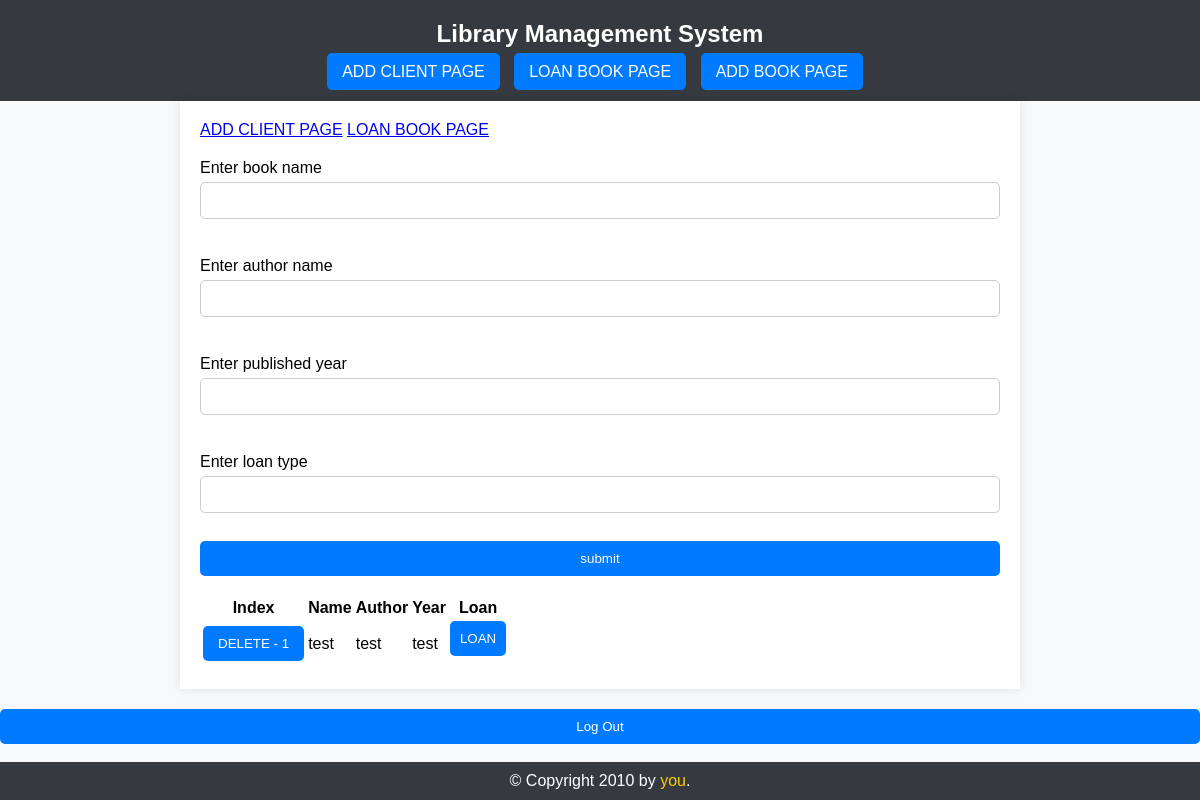
The page /addBook on the database its author committed.
### tables this page shows
CREATE TABLE books (Name TEXT, Author TEXT, Year INTEGER, Loan TEXT, Active INT);

### app.py (the view, shortened to what this page needs)
@api.route('/addBook', methods=['POST', 'GET'])
def add_book():
    res = cur.execute("SELECT ROWID, * FROM books WHERE Active = 1").fetchall()
    return render_template('index.html', data=res, show_links=True)

### Templates/index.html (shortened to what this page needs)
{% extends "layout.html" %}
{% block head %}
  {{ super() }}
{% endblock %}
{% block content %}
<a href="/addClient">ADD CLIENT PAGE</a>
<a href="/loanBook/1">LOAN BOOK PAGE</a>
  <form action="/addBook" method="post">
    <label for="bName">Enter book name</label>
    <input type="text" name="bName" id="bName"><br>
    <label for="bAuthor">Enter author name</label>
    <input type="text" name="bAuthor" id="bAuthor"><br>
    <label for="bYear">Enter published year</label>
    <input type="text" name="bYear" id="bYear"><br>
    <label for="bLoan">Enter loan type</label>
    <input type="text" name="bLoan" id="bLoan"><br>
    <input type="submit" value="submit">
  </form>
<table>
    <thead>
        <tr>
            <th>Index</th>
            <th>Name</th>
            <th>Author</th>
            <th>Year</th>
            <th>Loan</th>
        </tr>
    </thead>
    <tbody>
         {% for item in data %}
         <tr>
            <td><button onclick="temp('{{ item[0] }}')"> DELETE - {{ item[0] }}</button></td>
            <td>{{ item[1] }}</td>
            <td>{{ item[2] }}</td>
            <td>{{ item[3] }}</td>
            <td>
              <form action="/loanBook/{{ item[0] }}" method="post" style="display:inline;">
                <button type="submit">LOAN</button>
            </form>
            </td>
         </tr>
         {% endfor %}
    </tbody>
</table>
{% endblock %}

### static/style.css (style rules this page uses)
body { font-family: Arial, sans-serif; margin: 0; padding: 0; background-color: #f8f9fa; }
form { margin: 20px 0; }
form label { display: block; margin: 10px 0 5px; }
form input[type="text"], form input[type="submit"], form button { display: block; width: 100%; padding: 10px; margin-bottom: 10px; border-radius: 5px; border: 1px solid #ccc; box-sizing: border-box; }
form input[type="submit"], form button { background-color: #007bff; color: white; cursor: pointer; border: none; }
button { padding: 10px 15px; border: none; border-radius: 5px; background-color: #007bff; color: white; cursor: pointer; }

### rows shown on the page
books: rowid "1", Name "test", Author "test", Year "test"
